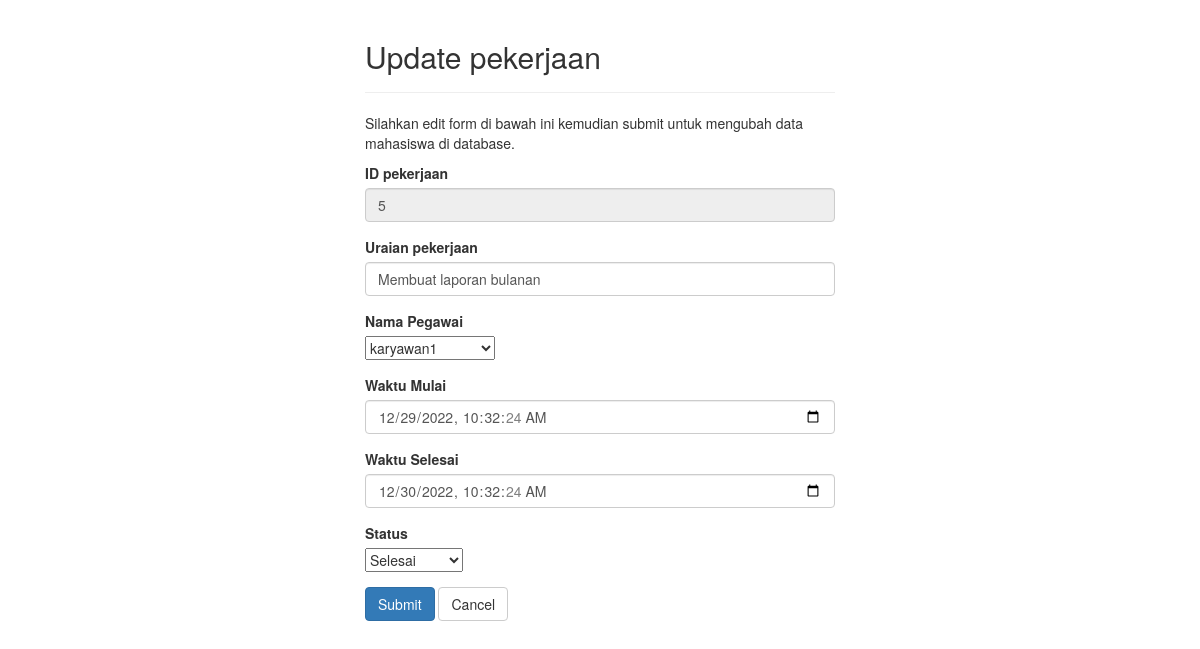
/update_pekerjaan_old.php?id=5 (signed in), run on the app's committed database.
### tables this page shows
CREATE TABLE `pekerjaan` (
  `idPekerjaan` int(11) NOT NULL,
  `uraian_pekerjaan` varchar(255) NOT NULL,
  `id_pegawai` int(11) NOT NULL,
  `waktu_mulai` datetime NOT NULL,
  `waktu_selesai` datetime NOT NULL,
  `status_pekerjaan` enum('Selesai','Pending') NOT NULL
);

### update_pekerjaan_old.php (the view, shortened to what this page needs)
<?php
    require('functions.php');
    require_once "config.php";
    $sqlPegawai = "SELECT * FROM pegawai";
	$all_pegawai = mysqli_query($link,$sqlPegawai);
    $uraianPekerjaan = $namaPegawai = $waktuMulai = $waktuSelesai = $atatus = "";
    $uraianPekerjaan_err = $namaPegawai_err = $waktuMulai_err = $waktuSelesai_err = $status_err = "";
    if (isset($_POST["id"]) && !empty($_POST["id"])) {
        $id = $_POST["id"];
        $input_uraianPekerjaan = trim($_POST["uraian_pekerjaan"]);
        if (empty($input_uraianPekerjaan)) {
            $uraianPekerjaan_err = "Please enter a name";
        } else {
            $uraianPekerjaan = $input_uraianPekerjaan;
        }
        $input_waktuMulai = $_POST["waktu_mulai"];
        $waktuMulai = $input_waktuMulai;
        $input_pegawai = trim($_POST["nama_pegawai"]);
        if (empty($input_pegawai)) {
            $pegawai_err = "Please enter the pegawai";
        } elseif (!ctype_digit($input_pegawai)) {
            $pegawai_err = "Please enter a positive integer value";
        } else {
            $pegawai = $input_pegawai;
        }
        $input_waktuSelesai = $_POST["waktu_selesai"];
        $waktuSelesai = $input_waktuSelesai;
        $input_status = trim($_POST["status_pekerjaan"]);
        if (empty($input_status)) {
            $waktuSelesai_err = "Please enter a name";
        } else {
            $status = $input_status;
        }
        if (empty($uraianPekerjaan_err) && empty($namaPegawai_err) && empty($waktuMulai_err) && empty($waktuSelesai_err) && empty($status_err)) {
            $sql = "UPDATE pekerjaan SET uraian_pekerjaan=?, id_pegawai=?, waktu_mulai=?, waktu_selesai=?, status_pekerjaan=? WHERE idPekerjaan=?";
            if ($stmt = mysqli_prepare($link, $sql)) {
                mysqli_stmt_bind_param($stmt, "sissi", $param_uraianPekerjaan, $param_namaPegawai, $param_waktuMulai, $param_waktuSelesai, $param_status, $param_idPekerjaan);
                $param_uraianPekerjaan = $uraianPekerjaan;
                $param_namaPegawai = $pegawai;
                $param_waktuMulai = $waktuMulai;
                $param_waktuSelesai = $waktuSelesai;
                $param_status = $status;
                $param_idPekerjaan = $id;
                if (mysqli_stmt_execute($stmt)) {
                    header("location: pekerjaan.php");
                    exit();
                } else {
                    echo "Something went wrong. Please try again later.";
                }
            }
            mysqli_stmt_close($stmt);
        }
        mysqli_close($link);
    } else {
        if (isset($_GET["id"]) && !empty(trim($_GET["id"]))) {
            $id = trim($_GET["id"]);
            $sql = "SELECT * FROM pekerjaan WHERE idPekerjaan = ?";
            if ($stmt = mysqli_prepare($link, $sql)) {
                mysqli_stmt_bind_param($stmt, "i", $param_id);
                if (mysqli_stmt_execute($stmt)) {
                    $result = mysqli_stmt_get_result($stmt);
                    if (mysqli_num_rows($result) == 1) {
                        $row = mysqli_fetch_array($result, MYSQLI_ASSOC);
                        $id = $row["idPekerjaan"];
                        $uraianPekerjaan = $row["uraian_pekerjaan"];
                        $namaPegawai = $row["id_pegawai"];
                        $waktuMulai = $row["waktu_mulai"];
                        $waktuSelesai = $row["waktu_selesai"];
                    } else {
                        header("location: 404.php");
                        exit();
                    }
                } else {
                    echo "Oops! Something went wrong. Please try again later.";
                }
            }
        } else {
            header("location: 404.php");
            exit();
        }
    }
?>
<!DOCTYPE html>
<html lang="en">
<head>
    <link rel="stylesheet" href="https://maxcdn.bootstrapcdn.com/bootstrap/3.3.7/css/bootstrap.css">
</head>
<body>
    <div class="wrapper">
        <div class="container-fluid">
            <div class="row">
                <div class="col-md-12">
                    <div class="page-header">
                        <h2>Update pekerjaan</h2>
                    </div>
                    <p>Silahkan edit form di bawah ini kemudian submit untuk mengubah data mahasiswa di database.</p>
                    <form action="<?php echo htmlspecialchars($_SERVER["PHP_SELF"]); ?>" method="POST" enctype="multipart/form-data">
                        <div class="form-group">
                            <label for="idPekerjaan">ID pekerjaan</label>
                            <input type="number" id="idPekerjaan" class="form-control" value="<?= $id ?>" disabled>
                        </div>
                        <div class="form-group <?php echo (!empty($uraianPekerjaan_err)) ? 'has-error' : ''; ?>">
                                <label for="uraian_pekerjaan">Uraian pekerjaan</label>
                                <input type="text" id="uraian_pekerjaan" name="uraian_pekerjaan" class="form-control" value="<?= $uraianPekerjaan ?>">
                            </div>
                        <div class="form-group <?php echo (!empty($namaPegawai_err)) ? 'has-error' : ''; ?>">
                            <label for="pegawai">Nama Pegawai</label><br>
                            <select name="nama_pegawai">
                                <?php
                                    while ($pegawai = mysqli_fetch_array($all_pegawai)){
                                        if ($namaPegawai == $pegawai['idPegawai']){
                                            $select="selected";
                                        }else{
                                            $select="";
                                        }
                                        ?>
                                        <option value="<?=$pegawai['idPegawai']?>" <?=$select?>><?php echo $pegawai["nama_peg"];?></option>
                                <?php
                                    }
                                ?>
                            </select>
                        </div>
                        <div class="form-group <?php echo (!empty($waktuMulai_err)) ? 'has-error' : ''; ?>">
                            <label for="mulai">Waktu Mulai</label>
                            <input type="datetime-local" id="mulai" name="waktu_mulai" class="form-control" value="<?= $waktuMulai ?>">
                        </div>
                        <div class="form-group <?php echo (!empty($waktuSelesai_err)) ? 'has-error' : ''; ?>">
                            <label for="selesai">Waktu Selesai</label>
                            <input type="datetime-local" id="selesai" name="waktu_selesai" class="form-control" value="<?= $waktuSelesai?>">
                        </div>
                        <div class="form-group <?php echo (!empty($status_err)) ? 'has-error' : ''; ?>">
                            <label for="status">Status</label><br>
                            <select name="status_pekerjaan">
                                <option value="Selesai"
                                    <?php if($row['status_pekerjaan'] == 'Selesai'){echo 'selected';} ?>>
                                Selesai</option>
                            </select>
                        </div>
                        <input type="submit" class="btn btn-primary" value="Submit">
                        <a href="pekerjaan.php" class="btn btn-default">Cancel</a>
                    </form>
                </div>
            </div>
        </div>
    </div>
</body>
</html>

### update_pekerjaan_old.php (style rules this page uses)
.wrapper { width: 500px; margin: 0 auto; }

### data on the page
pekerjaan: idPekerjaan "5", uraian_pekerjaan "Membuat laporan bulanan", waktu_mulai "12/29/2022 10:32:24", waktu_selesai "12/30/2022 10:32:24", status_pekerjaan "Selesai"

### other printed values
form field nama_pegawai "karyawan1"
